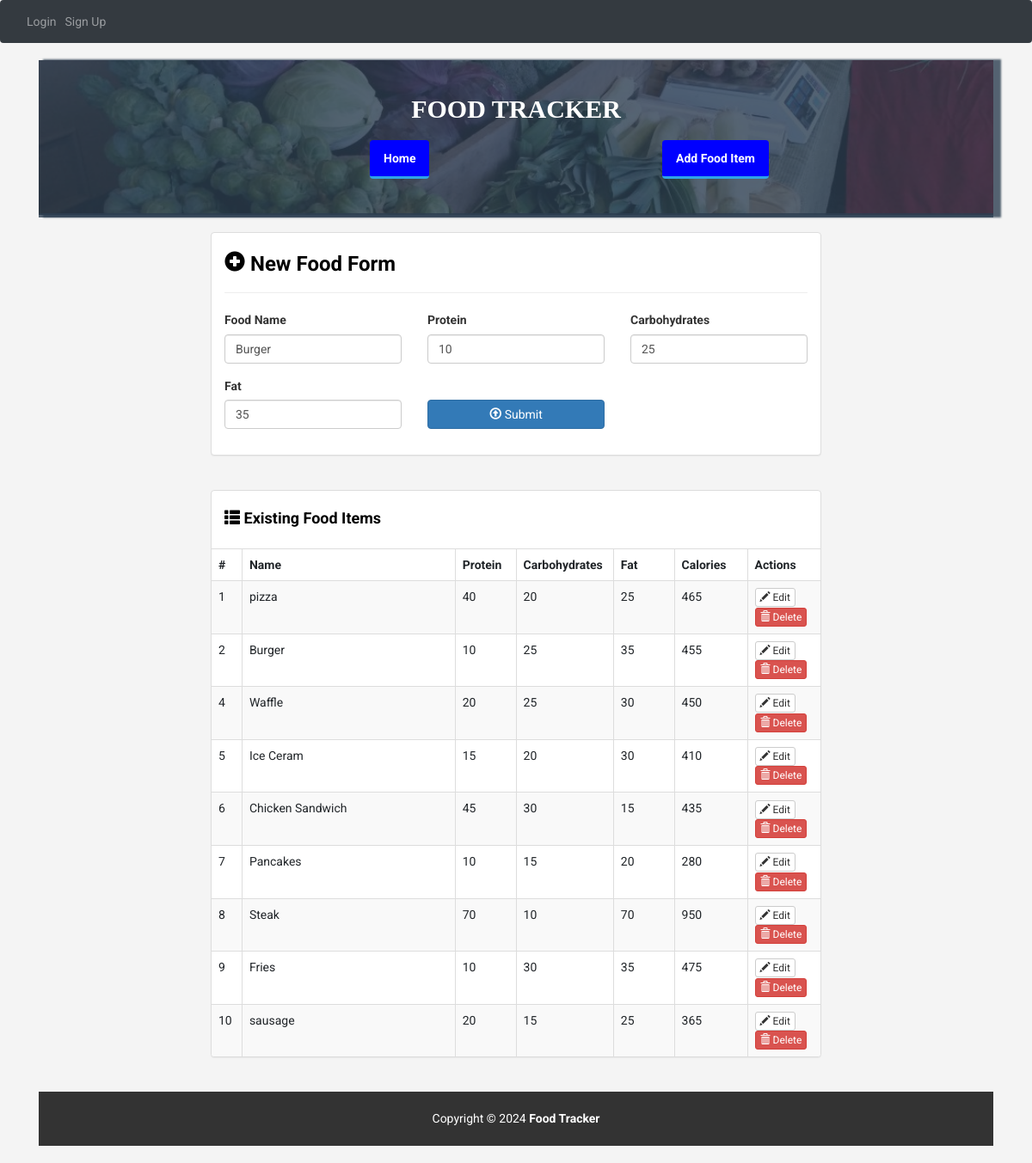
The page /edit_food/2 on the database its author committed.
### website/models.py (models this page shows)
class Food(db.Model):
    id = db.Column(db.Integer, primary_key=True)
    name = db.Column(db.String(50), unique=True, nullable=False)
    proteins = db.Column(db.Integer, nullable=False)
    carbs = db.Column(db.Integer, nullable=False)
    fats = db.Column(db.Integer, nullable=False)
    @property
    def calories(self):
        return self.proteins * 4 + self.carbs * 4 + self.fats * 9

### website/views.py (the view)
@views.route('/edit_food/<int:food_id>')
def edit_food(food_id):
    food = Food.query.get_or_404(food_id)
    foods = Food.query.all()
    return render_template('add.html', food=food, foods=foods)

### website/templates/add.html (shortened to what this page needs)
{% extends "base.html" %}
{% block content %}
<div class="container-fluid" id="wrapper">
    <div class="row" id="homeJumbo">
        <div class="overlay"></div>
        <div class="col-lg-12">
            <h1>
                <a href="#">FOOD TRACKER</a>
            </h1>
            <div class="row t20">
                <div class="col-lg-4 col-lg-offset-4">
                    <ul class="nav nav-pills nav-justified">
                        <li role="presentation" class="active">
                            <a href="{{ url_for('views.home') }}" title="Home">Home</a>
                        </li>
                        <li role="presentation" class="ml-auto active" >
                            <a href="{{ url_for('views.add') }}" title="Add Food Item" class="no-wrap">Add Food Item</a>
                        </li>
                    </ul>
                </div>
            </div>
        </div>
    </div>
    <div class="row t20">
        <div class="col-lg-8 col-lg-offset-2">
            <div class="panel panel-default">
                <div class="panel-body">
                    <h3 class="lean-h text-black">
                        <i class="glyphicon glyphicon-plus-sign"></i> New Food Form
                    </h3>
                    <hr />
                    <form action="{{ url_for('views.add') }}" method="POST" role="form">
                        <div class="row">
                            <div class="col-lg-4">
                                <div class="form-group">
                                    <label for="food-name">Food Name</label>
                                    <input type="text" class="form-control" id="food-name" name="food-name" placeholder="Food Name" value="{{ food.name }}" autofocus>
                                </div>
                            </div>
                            <div class="col-lg-4">
                                <div class="form-group">
                                    <label for="protein">Protein</label>
                                    <input type="number" class="form-control" id="protein" name="protein" placeholder="Protein" value="{{ food.proteins }}">
                                </div>
                            </div>
                            <div class="col-lg-4">
                                <div class="form-group">
                                    <label for="carbohydrates">Carbohydrates</label>
                                    <input type="number" class="form-control" id="carbohydrates" name="carbohydrates" placeholder="Carbohydrates" value="{{ food.carbs }}">
                                </div>
                            </div>
                        </div>
                        <div class="row">
                            <div class="col-lg-4">
                                <div class="form-group">
                                    <label for="fat">Fat</label>
                                    <input type="number" class="form-control" id="fat" name="fat"placeholder="Fat" value="{{ food.fats }}">
                                </div>
                            </div>
                            <div class="col-lg-4">
                                <div class="form-group">
                                    <button type="submit" class="btn btn-primary btn-block">
                                        <i class="glyphicon glyphicon-upload"></i> Submit
                                    </button>
                                </div>
                            </div>
                        </div>
                    </form>
                </div>
            </div>
        </div>
    </div>
    <div class="row t20">
        <div class="col-lg-8 col-lg-offset-2">
            <div class="panel panel-default">
                <div class="panel-body">
                    <h4 class="lean-h text-black">
                        <i class="glyphicon glyphicon-th-list"></i> Existing Food Items
                    </h4>
                </div>
                <div class="table-responsive">
                    <table class="table table-striped table-hover table-bordered">
                        <thead>
                            <tr>
                                <th style="width: 5%;">#</th>
                                <th>Name</th>
                                <th style="width: 10%;">Protein</th>
                                <th style="width: 16%;">Carbohydrates</th>
                                <th style="width: 10%;">Fat</th>
                                <th style="width: 12%;">Calories</th>
                                <th style="width: 12%;">Actions</th>
                            </tr>
                        </thead>
                        <tbody>
                            {% for food in foods %}
                            <tr>
                                <td>{{ food.id }}</td><td>{{ food.name }}</td><td>{{ food.proteins }}</td>
                                <td>{{ food.carbs }}</td><td>{{ food.fats }}</td><td>{{ food.calories }}</td>
                                <td>
                                    <a href="{{ url_for('views.edit_food', food_id=food.id) }}" class="btn btn-default btn-xs">
                                        <i class="glyphicon glyphicon-pencil"></i> Edit
                                    </a>
                                    <a href="{{ url_for('views.delete_food', food_id=food.id) }}" class="btn btn-danger btn-xs">
                                        <i class="glyphicon glyphicon-trash"></i> Delete
                                    </a>
                                </td>
                            </tr>
                            {% endfor %}
                        </tbody>
                    </table>
                </div>
            </div>
        </div>
    </div>
</div>
<footer>
    <div class="row pad">
        <div class="col-lg-12 text-center">
            Copyright &copy; 2024 <strong>Food Tracker</strong>
        </div>
    </div>
</footer>
{% endblock %}

### website/static/css/styles.css (style rules this page uses)
body { background: rgba(0, 0, 0, .4); font-family: 'Ubuntu', sans-serif; margin: 0; }
#homeJumbo { position: relative; min-height: 180px; background: rgba(44, 62, 80, .8); background-image: url('./img/bg.jpg'); background-size: cover; background-repeat: no-repeat; border-bottom: 2px solid rgba(44, 62, 80, .8); box-shadow: 7px 1px 2px 2px rgba(44, 62, 80, .8); }
#homeJumbo > div.overlay { position: absolute; height: 183px; width: 100%; background: rgba(44, 62, 80, .8); }
#homeJumbo h1 { font-size: 30px; color: white; font-family: 'Oswald'; text-align: center; padding-top: 20px; font-weight: bolder; }
#homeJumbo h1 > a { color: white; text-decoration: none; }
.t20 { margin-top: 20px; }
.nav-pills > li.active > a, .nav-pills > li.active > a:hover, .nav-pills > li.active > a:focus { color: white; border-bottom: 3px solid #2fa4e7; font-weight: bolder; background: rgba(0, 0, 0, .4); display: inline-block; padding: 10px 16px; text-align: center; border-radius: 4px; }
.nav-justified > li > a { color: white; font-weight: bolder; }
.nav-pills > li + li { padding-left: 10px; }
.lean-h { margin-top: 5px; margin-bottom: 10px; font-weight: bolder; }
.text-black { color: black !important; }
footer { margin-top: 20px; color: black; margin-bottom: 20px; }
.nav-pills > li > a { background-color: #337ab7; color: white; display: inline-block; padding: 10px 16px; text-align: center; border-radius: 4px; white-space: nowrap; }
.nav-pills > li.active > a, .nav-pills > li.active > a:hover, .nav-pills > li.active > a:focus { background-color: blue; color: white; border-bottom: 3px solid #2fa4e7; display: inline-block; padding: 10px 16px; text-align: center; border-radius: 4px; }
.no-wrap { white-space: nowrap; }

### website/static/css/main.css (style rules this page uses)
* { margin: 0; padding: 0; box-sizing: border-box; }
body { font-family: 'Roboto', sans-serif; background-color: #f4f4f4; color: #333; line-height: 1.6; }
footer { background-color: #333; color: white; padding: 20px; text-align: center; }

### rows shown on the page
Food: food-name "Burger", protein "10", carbohydrates "25", fat "35", id "2", name "Burger", proteins "10", carbs "25", fats "35", calories "455"
Food: id "1", name "pizza", proteins "40", carbs "20", fats "25", calories "465"
Food: id "4", name "Waffle", proteins "20", carbs "25", fats "30", calories "450"
Food: id "5", name "Ice Ceram", proteins "15", carbs "20", fats "30", calories "410"
Food: id "6", name "Chicken Sandwich", proteins "45", carbs "30", fats "15", calories "435"
Food: id "7", name "Pancakes", proteins "10", carbs "15", fats "20", calories "280"
Food: id "8", name "Steak", proteins "70", carbs "10", fats "70", calories "950"
Food: id "9", name "Fries", proteins "10", carbs "30", fats "35", calories "475"
Food: id "10", name "sausage", proteins "20", carbs "15", fats "25", calories "365"
